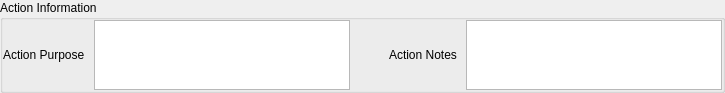
    <widget class="QGroupBox" name="groupBox">
     <property name="maximumSize">
      <size>
       <width>16777215</width>
       <height>40</height>
      </size>
     </property>
     <property name="title">
      <string>Action Information</string>
     </property>
     <layout class="QHBoxLayout" name="horizontalLayout_7" stretch="0,2,0,0,2">
      <property name="spacing">
       <number>9</number>
      </property>
      <property name="leftMargin">
       <number>0</number>
      </property>
      <property name="topMargin">
       <number>0</number>
      </property>
      <property name="rightMargin">
       <number>0</number>
      </property>
      <property name="bottomMargin">
       <number>0</number>
      </property>
      <item>
       <widget class="QLabel" name="label_4">
        <property name="text">
         <string>&lt;html&gt;&lt;head/&gt;&lt;body&gt;&lt;p&gt;Action Purpose&lt;/p&gt;&lt;/body&gt;&lt;/html&gt;</string>
        </property>
       </widget>
      </item>
      <item>
       <widget class="QTextEdit" name="textEdit_ActionMark"/>
      </item>
      <item>
       <spacer name="horizontalSpacer_12">
        <property name="orientation">
         <enum>Qt::Horizontal</enum>
        </property>
        <property name="sizeHint" stdset="0">
         <size>
          <width>30</width>
          <height>20</height>
         </size>
        </property>
       </spacer>
      </item>
      <item>
       <widget class="QLabel" name="label_5">
        <property name="text">
         <string>&lt;html&gt;&lt;head/&gt;&lt;body&gt;&lt;p&gt;Action Notes&lt;/p&gt;&lt;/body&gt;&lt;/html&gt;</string>
        </property>
       </widget>
      </item>
      <item>
       <widget class="QTextEdit" name="textEdit_ActionNote"/>
      </item>
     </layout>
    </widget>
